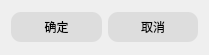
<?xml version="1.0" encoding="UTF-8"?>
<ui version="4.0">
 <class>CSubmitWidget</class>
 <widget class="QWidget" name="CSubmitWidget">
  <property name="geometry">
   <rect>
    <x>0</x>
    <y>0</y>
    <width>209</width>
    <height>55</height>
   </rect>
  </property>
  <property name="windowTitle">
   <string>CSubmitWidget [dua 专用]</string>
  </property>
  <layout class="QHBoxLayout" name="horizontalLayout">
   <item>
    <widget class="QPushButton" name="button_ok">
     <property name="minimumSize">
      <size>
       <width>90</width>
       <height>30</height>
      </size>
     </property>
     <property name="styleSheet">
      <string notr="true">QPushButton {
	background-color: #DDDDDD; 
	padding: 5px;
	border-radius: 10px; 
	font: 10pt &quot;微软雅黑&quot;;

	min-width: 80px;
	min-height: 20px;
}

QPushButton:hover {
	background-color: #BBBBBB; 
}

QPushButton:pressed {
	background-color: #888888; 
}

</string>
     </property>
     <property name="text">
      <string>确定</string>
     </property>
    </widget>
   </item>
   <item>
    <widget class="QPushButton" name="button_cancel">
     <property name="minimumSize">
      <size>
       <width>90</width>
       <height>30</height>
      </size>
     </property>
     <property name="styleSheet">
      <string notr="true">QPushButton {
	background-color: #DDDDDD; 
	padding: 5px;
	border-radius: 10px; 
	font: 10pt &quot;微软雅黑&quot;;

	min-width: 80px;
	min-height: 20px;
}

QPushButton:hover {
	background-color: #BBBBBB; 
}

QPushButton:pressed {
	background-color: #888888; 
}

</string>
     </property>
     <property name="text">
      <string>取消</string>
     </property>
    </widget>
   </item>
  </layout>
 </widget>
 <layoutdefault spacing="6" margin="11"/>
 <tabstops>
  <tabstop>button_ok</tabstop>
  <tabstop>button_cancel</tabstop>
 </tabstops>
 <resources/>
 <connections/>
</ui>
